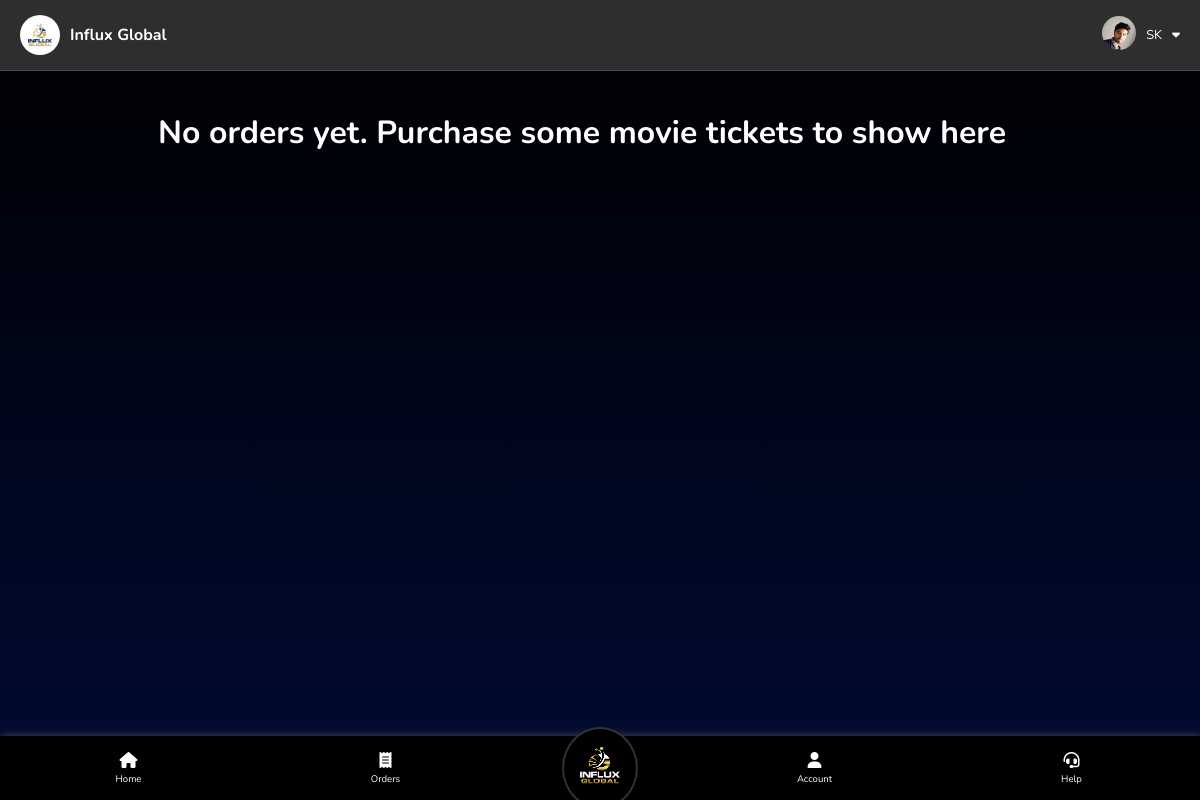
The page /user/orders (signed in) on the database its author committed.
### backend.py (models this page shows)
class users(db.Model):
    user_id = db.Column(db.String(50), primary_key=True, nullable=False)
    name = db.Column(db.String(50), nullable=False, unique=False)
    email = db.Column(db.String, nullable=True, unique=False)
    phone = db.Column(db.String(50), nullable=False, unique=True)
    password = db.Column(db.String(50), nullable=False, unique=False)
    country = db.Column(db.String(20), nullable=False, unique=False)
    account_status = db.Column(db.String(20), nullable=True, unique=False)
    selfReferalCode = db.Column(db.String(50), nullable=False, unique=True)
    joiningReferalCode = db.Column(db.String(50), nullable=False, unique=False)
    level = db.Column(db.Integer, nullable=False, unique=False)
    purchased_tickets = db.Column(db.String, nullable=True, unique=False)
    payment_requests = db.Column(db.String, nullable=True, unique=False)
    overall_referals = db.Column(db.Integer, nullable=False, unique=False)
    overall_deposit = db.Column(db.Float, nullable=False, unique=False)
    wallet_balance = db.Column(db.Float, nullable=False, unique=False)
    experience_money = db.Column(db.Float, nullable=True, unique=False)
    overall_earning = db.Column(db.Float, nullable=False, unique=False)
    today_earning = db.Column(db.Float, nullable=False, unique=False)
    monthly_earning = db.Column(db.Float, nullable=False, unique=False)

### backend.py (the view)
@app.route("/user/orders", methods=["GET"])
def user_orders():
    if request.method == "GET":
        if "user" in session:
            user_id = session["user"]
            selected_user = users.query.filter_by(user_id = user_id).first()
            if selected_user:
                moviesList = json.loads(selected_user.purchased_tickets)
                moviesListFilteredDict = filteredOrderedMoviesList(moviesList)
                moviesListFiltered = moviesListFilteredDict["list"]
                moviesListFiltered.reverse()
                if moviesListFilteredDict["should_update_database"]:
                    selected_user.purchased_tickets = json.dumps(moviesListFiltered)
                    db.session.commit()
                user_level = levels.query.filter_by(level_number=selected_user.level).first()
                priceDict = {
    "24 hour": {"price":3, "profit":user_level.daily_ticket_profit, "duration": "24 Hours", "duration_days":1},
    "weekly": {"price":5, "profit":user_level.weekly_ticket_profit, "duration": "1 week (7 days)", "duration_days":7},
    "pre sale": {"price":5, "profit":user_level.presale_ticket_profit, "duration": "Till movie release date", "duration_days":30}
    }
                return render_template("user/orders.html", user=selected_user, moviesList=moviesListFiltered, get_movie_details_from_ID=get_movie_details_from_ID, priceDict=priceDict, get_readable_date_string=get_readable_date_string, currentPagespanText="Orders", round=round, get_dpImg_src=get_dpImg_src)
            else:
                session.pop("user")
                return redirect("/")
        else:
            return redirect("/")

### backend.py (called while the page is built)
@app.route("/get-dp-img-src/<string:user_id>", methods=["GET"])
def get_dpImg_src(user_id):
    user_dp_folder = os.path.join(app.config['UPLOAD_FOLDER'], "dp", user_id)
    if os.path.exists(user_dp_folder):
        dp_filename = os.listdir(user_dp_folder)[0]
        img_src = "/" + os.path.join(user_dp_folder, dp_filename)
        return img_src
    else:
        return False

def filteredOrderedMoviesList(moviesList):
    moviesListFiltered = [ e for e in moviesList if movies.query.filter_by(imdb_movie_id=e["movie_id"]).first() != None ]
    if len(moviesListFiltered) < len(moviesList):
        return {
            "list" : moviesListFiltered,
            "should_update_database" : True
        }
    else:
        return {
            "list" : moviesListFiltered,
            "should_update_database" : False
        }

### templates/user/orders.html (shortened to what this page needs)
{% extends 'user/home.html' %}
{% block main %}
<div class="container" id="movieCardsContainer">
    {% if moviesList | length > 0 %}
    {% for movie in moviesList %}
    <div class="movieCard">
        <div class="movieContentWrapper">
            <img src="{{ get_movie_details_from_ID(movie['movie_id'])['imgSrc'] }}" alt="{{get_movie_details_from_ID(movie['movie_id'])['title']}}">
        <div class="content">
            <div class="rating">
                <span>{{get_movie_details_from_ID(movie['movie_id'])['rating']}}</span>
                <i class="fa-solid fa-star"></i>
            </div>
            <p class="title">{{get_movie_details_from_ID(movie['movie_id'])['title']}}</p>
            <p class="price detailsRow">
                <span class="heading">Price per ticket:</span>
                <span class="text">&dollar; {{priceDict[get_movie_details_from_ID(movie['movie_id'])['placement']]['price']}}.00</span></p>
            <p class="actors detailsRow">
                <span class="heading">Tickets Purchased:</span>
                <span class="text">{{ movie['tickets_purchased'] }}</span></p>
            <p class="actors detailsRow">
                <span class="heading">Total Price:</span>
                <span class="text">&dollar; {{ movie['total_purchase_value'] }}</span></p>
            <p class="actors detailsRow">
                <span class="heading">Purchased Using:</span>
                <span class="text">{{ movie['purchased_using'] }}</span></p>
            <p class="actors detailsRow">
                <span class="heading">Purchase time:</span>
                <span class="text">{{ get_readable_date_string(movie['purchase_time']) }}</span></p>
            <p class="actors detailsRow">
                <span class="heading">End time:</span>
                <span class="text">{{ get_readable_date_string(movie['end_time']) }}</span></p>
            <p class="actors detailsRow">
                <span class="heading">Estimated daily profit:</span>
                <span class="text">&dollar; {{ round(movie['estimated_daily_profit'], 2) }}</span></p>
                {% if priceDict[get_movie_details_from_ID(movie['movie_id'])['placement']]['duration'] %}
            <p class="actors detailsRow">
                <span class="heading">Duration:</span>
                <span class="text">{{ priceDict[get_movie_details_from_ID(movie['movie_id'])['placement']]['duration'] }}</span></p>
                {% else %}
                <p class="actors detailsRow">
                    <span class="heading">Duration:</span>
                    <span class="text">Till movie release date</span></p>
                {% endif %}
        </div>
    </div>
    <div class="buy">
        <p>Estimated profit per ticket: <span>{{priceDict[get_movie_details_from_ID(movie['movie_id'])['placement']]['profit']}}%</span></p>
        <button class="btn btnTrans buyTicketBtn pendingBtn">Order {{ movie['status'] }}</button>
    </div>
    <hr>
    <div class="release">
        <p>Release Date:</p>
        <p>{{  get_movie_details_from_ID(movie['movie_id'])['releaseDate']  }}</p>
    </div>
    </div>
    {% endfor %}
    {% else %}
    <h1 style="text-align: center;">No orders yet. Purchase some movie tickets to show here</h1>
    {% endif %}
</div>
{% endblock main %}

### templates/user/home.html (shortened to what this page needs)
<!doctype html>
<html lang="en">
<head>
    <link rel="stylesheet" href="/static/css/comman.css">
    <link rel="stylesheet" href="/static/css/user/style.css">
</head>
<body>
    <div id="topBar">
        <div class="block" style="padding: 5px 10px;">
            <span class="btnWithIcon">
                <img src="/static/img/favicons/apple-touch-icon.png" alt="logo" class="topBarLogo">
                <span style="font-weight: bold;">Influx Global</span>
            </span>
        </div>
        <div class="block" style="font-size: 0.8rem; cursor: pointer;">
            <span class="btnWithIcon topBarSpan" id="profileSpan">
                <div class="dpImgWrapper">
                    {% if get_dpImg_src(user.user_id) %}
                    <img class="dpImg" src="{{get_dpImg_src(user.user_id)}}" alt="DP">
                    {% else %}
                    <i class="fa-solid fa-user" style="color: #ffffff;"></i>
                    {% endif %}
                </div>
                <span>{{user.name}}</span>
                <i class="fa-solid fa-caret-down"></i>
            </span>
        </div>
    </div>
    {% block main %}{% endblock main %}
    {% block nav %}
    <nav>
        <a href="/" class="navlink navlinkWithIcon">
            <i class="fa-solid fa-home"></i>
            <span>Home</span>
        </a>
        <a href="/user/orders" class="navlink navlinkWithIcon">
            <i class="fa-solid fa-receipt"></i>
            <span>Orders</span>
        </a>
        <a href="/" id="navLogoLink">
            <img id="navLogo" src="{{ url_for('static', filename='img/logos/Png/Influx-global-logo-Final-Files-04.png') }}" alt="">
        </a>
        <a href="/user/account" class="navlink navlinkWithIcon">
            <i class="fa-solid fa-user"></i>
            <span>Account</span>
        </a>
        <a href="/user/help" class="navlink navlinkWithIcon">
            <i class="fa-solid fa-headset"></i>
            <span>Help</span>
        </a>
    </nav>
    {% endblock nav %}
</body>
</html>

### static/css/comman.css (style rules this page uses)
* { padding: 0px; margin: 0px; color: white; font-family: 'Nunito', sans-serif; }
html { scroll-behavior: smooth; }
a.navlink { text-decoration: none; }
.btn, .navlink { font-size: 0.85rem; }
.btnWithIcon { display: flex; align-items: center; justify-content: center; column-gap: 10px; }

### static/css/user/style.css (style rules this page uses)
body { background: linear-gradient(180deg, black, transparent); background-color: #000b34; min-height: 100vh; }
nav { display: flex; justify-content: space-around; align-items: center; background-color: #001118; background-color: black; position: fixed; width: 100vw; bottom: 0px; z-index: 1; height: 4.5rem; box-shadow: 1px 1px 10px #565656; }
#navLogoLink { background-color: black; border-radius: 100%; border: 2px solid #323232; margin: 0px 4%; }
#navLogo { width: 6vw; width: 5.5rem; }
.navlink { font-size: 1rem; }
.navlink.navlinkWithIcon { display: flex; flex-direction: column; justify-content: center; align-items: center; row-gap: 4px; height: 100%; width: 100%; height: 100%; }
.navlink.navlinkWithIcon i { font-size: 2vw; font-size: 1rem; }
.container { padding-top: 5vh; padding-bottom: 20vh; padding-right: 10vw; padding-left: 10vw; }
#movieCardsContainer { display: grid; grid-template-columns: auto auto; row-gap: 3vw; column-gap: 3vw; justify-content: center; }
#topBar { display: flex; justify-content: space-between; align-items: center; border-bottom: 1px solid #ffffff26; position: sticky; top: 0px; backdrop-filter: blur(54px); background-color: #2e2e2e; z-index: 1; padding: 10px; }
#topBar .dpImg { width: 34px; border-radius: 100%; }
.topBarLogo { width: 40px; border-radius: 87%; }
#profileSpan { padding: 5px 10px; }
@media screen and (max-width: 1431px) { nav { height: 4rem; justify-content: normal; } }
@media screen and (max-width: 1431px) { .navlink { font-size: 0.6rem; } }
@media screen and (max-width: 1431px) { .navlink.navlinkWithIcon { width: 100%; } }
@media screen and (max-width: 1431px) { .navlink.navlinkWithIcon i { font-size: 1rem; } }
@media screen and (max-width: 1431px) { #navLogo { width: 4.5rem; } }

### rows shown on the page
users: user_id (picture), name "SK"
